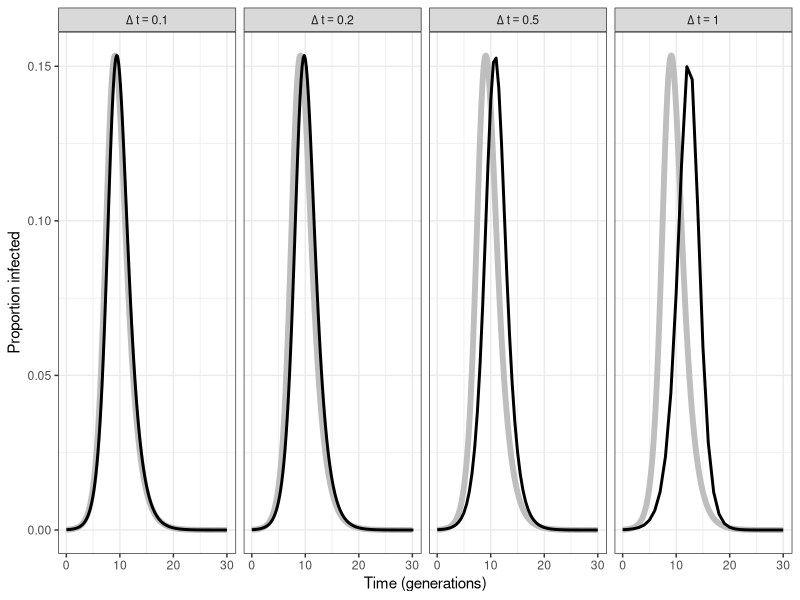

The R script that drew this image: (Note: this script raises an error after producing the figure.)
library(deSolve)
library(tidyr)
library(dplyr)
library(ggplot2); theme_set(theme_bw())

sir <- function(t, state, parameters) {
	with(as.list(c(state, parameters)), {
		I <- exp(logI)
		dS <- - beta * S * I/N
		dlogI <- beta * S/N - gamma
		dR <- gamma * I
		list(c(dS, dlogI, dR))
	})
}

par <- c(beta=2, gamma=1, N=1)
yini <- c(S=1-1e-4, logI=log(1e-4), R=0)

out <- as.data.frame(rk(yini, seq(0, 30, by=0.1), sir, par))

simulate_si <- function(delta=0.1, 
						beta=2, 
						IP=1, ## infectious period
						I0=10,
						N=1e5,
						tmax=30,
						type=c("det", "stoch"),
						nsim=1) {
	
	type <- match.arg(type)
	
	if (type=="det") {
		simfun <- function(x, y) x * y
	} else {
		simfun <- function(x, y) rbinom(1, size=x, prob=y)
	}
	
	if (delta==IP) {
		rec <- 1
	} else if (delta < IP) {
		gamma <- -1/delta * log(1 - delta/IP)
		rec <- 1 - exp(-gamma*delta)
	} else {
		stop("delta must be smaller than IP")
	}
	
	reslist <- vector('list', nsim)
	
	for (i in 1:nsim) {
		Svec <- S <- N-I0
		Ivec <- I <- I0
		tvec <- t <- 0
		
		while (t < tmax) {
			infection <- simfun(S, (1 - exp(-beta * I * delta/N)))
			recovery <- simfun(I, rec)
			S <- S - infection
			I <- infection + I - recovery
			Svec <- c(Svec, S)
			Ivec <- c(Ivec, I)
			t <- t + delta
			tvec <- c(tvec, t)
		}
		
		reslist[[i]] <- data.frame(
			time=tvec,
			S=Svec,
			I=Ivec,
			sim=i,
			type=type,
			delta=delta
		)
	}
	
	do.call("rbind", reslist)
}

delta_vec <- c(0.1, 0.2, 0.5, 1)

det_simlist <- lapply(delta_vec, simulate_si)

det_simdata <- det_simlist %>%
	bind_rows %>%
	gather(key, value, -time, -sim, -type, -delta) %>%
	group_by(key, type, time, delta) %>%
	summarize(mean=mean(value)/1e5) %>%
	mutate(
		delta=factor(delta, labels=paste0("Delta~t==", delta))
	)

ggplot(det_simdata %>% filter(key=="I")) +
	geom_line(data=out, aes(time, exp(logI)), col="gray", lwd=2) +
	geom_line(aes(time, mean, group=delta), lwd=1) +
	ylab("Proportion infected") +
	xlab("Time (generations)") +
	facet_grid(~delta, labeller=label_parsed) 




stoch_simlist1 <- lapply(delta_vec, simulate_si, nsim=500, type="stoch", N=1000)
stoch_simlist2 <- lapply(delta_vec, simulate_si, nsim=500, type="stoch", N=10000)
stoch_simlist3 <- lapply(delta_vec, simulate_si, nsim=500, type="stoch", N=100000)

stoch_simdata <- stoch_simlist %>% 
	bind_rows %>%
	gather(key, value, -time, -sim, -type, -delta) %>%
	group_by(key, type, time, delta) %>%
	summarize(
		mean=mean(value),
		lwr=quantile(value, 0.025),
		upr=quantile(value, 0.975)
	)

ggplot(stoch_simdata %>% filter(key=="I")) +
	geom_line(aes(time, mean)) +
	geom_ribbon(aes(time, ymin=lwr, ymax=upr), alpha=0.5) +
	facet_wrap(~delta)

stoch_summary <- stoch_simlist %>%
	bind_rows %>%
	group_by(type, sim, delta) %>%
	summarize(
		max=max(I),
		maxtime=head(time[I==max(I)],1),
		zerotime=head(time[I==0], 1),
		final=1-tail(S, 1)/(head(S,1)+10)
	)

ggplot(stoch_summary) + geom_boxplot(aes(as.character(delta), maxtime))
